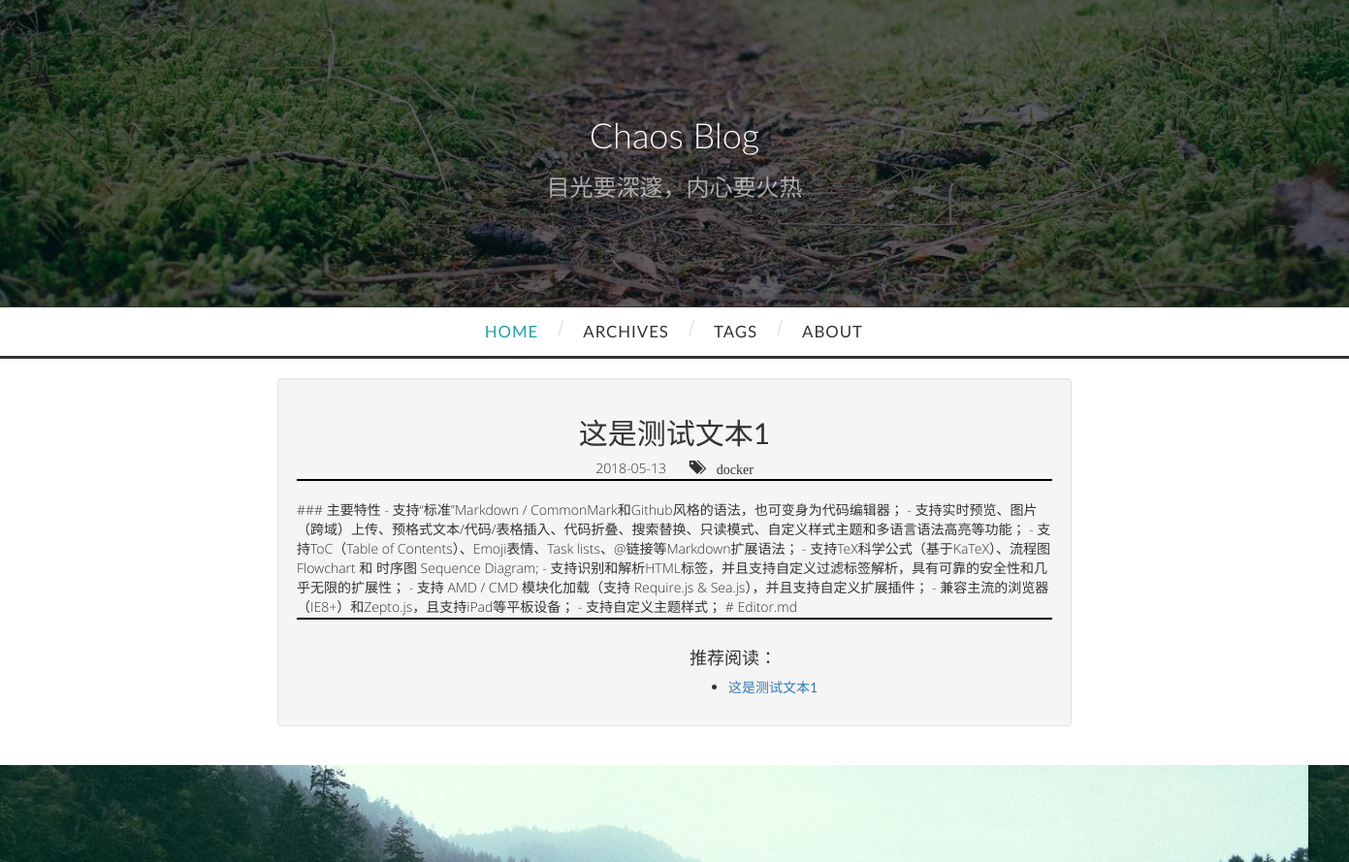
The page /topic/1 on the database its author committed.
### models/topic.py (models this page shows, shortened)
class Topics(db.Model):
	__tablename__ = 'topics'
	title = db.Column(db.String(50))
	id = db.Column(db.Integer, primary_key=True)
	content = db.Column(db.Text)
	author_id = db.Column(db.Integer)
	tag_id = db.Column(db.Integer, db.ForeignKey('tags.id'))
	pic_url = db.Column(db.String(200))
	createTime = db.Column(db.DateTime)
	def __init__(self):
		self.createTime = datetime.datetime.now()
		self.author_id = '1'

### models/tags.py (models this page shows, shortened)
class Tags(db.Model):
	__tablename__ = 'tags'
	id = db.Column(db.Integer, primary_key=True)
	tag_name = db.Column(db.String(20))
	topic = db.relationship(
		'Topics',
		backref='tag',
		lazy='dynamic',
	)

### view_fun/index.py (the view)
@index_blueprint.route('/topic/<topicId>',methods=['GET'])
def detail(topicId):
	topic = Topics()
	topicObj = topic.query.filter_by(id=topicId).first()
	if topicObj:
		tags = topicObj.tag
		reconTopic = tags.topic.limit(4)
		return render_template('index/detail.html', topicObj=topicObj, reconTopic=reconTopic)
	else:
		return abort(404)

### app.py (called while the page is built)
def createApp():
	app = Flask(__name__)
	sysstr = platform.system()
	if sysstr == 'Linux':
		app.config.from_object(ProdConfig)
	else:
		app.config.from_object(DevConfig)
	Bootstrap(app)
	db.init_app(app)
	login_opt.init_app(app)
	app.register_blueprint(index)
	app.register_blueprint(admin)
	@app.before_request
	def create_data():
		db.create_all()
	if not app.debug:
		import logging
		from logging.handlers import RotatingFileHandler
		fileHandler = RotatingFileHandler('logfile/Myblog.log', mode='a', maxBytes=1*1024*1024, backupCount=10)
		formatStr = '%(asctime)s %(levelname)s: %(message)s [%(pathname)s:%(lineno)d]'
		logFormate = logging.Formatter(formatStr)
		fileHandler.setFormatter(logFormate)
		app.logger.setLevel(logging.INFO)
		fileHandler.setLevel(logging.INFO)
		app.logger.addHandler(fileHandler)
		app.logger.info('Myblog startup')
	return app

### templates/index/detail.html
{% extends "base.html" %}
{% block page_content %}
    {{ super() }}
<div class="container">
    <div class="row">
        <section id="main">
            <div class="archives-wrap  well">
            <header class="article-header">
                <h2 class="thumb text-center" class="article-title" itemprop="name">
                    {{topicObj.title}}
                </h2>
             </header>
            <div class="article-meta text-center">
            <span>
              {{topicObj.createTime.strftime('%Y-%m-%d')}}
            </span>
            <span class="article-category-link glyphicon glyphicon-tags">
            {{topicObj.tag.tag_name}}
            </span>
            </div>
            <hr class="hr">
            <div class="center-block">
                {{topicObj.content|safe}}
            </div>
            <hr class="hr">
            <div class="container">
                <div class="row">
                    <div class="col-lg-4 col-lg-offset-4">
                        <h4>推荐阅读：</h4>
                        <ul>
                            {% if reconTopic %}
                                {% for i in reconTopic %}
                                    <li>
                                        <a href="{{url_for('index.detail', topicId=i.id)}}">
                                            {{i.title}}
                                        </a>
                                    </li>
                                {% endfor %}
                            {% endif %}
                        </ul>
                    </div>
                </div>
            </div>
        </div>
        </section>
    </div>
</div>
{% endblock %}

### static/css/llita.css (style rules this page uses)
.archives-wrap { margin: 0 auto !important; width: 70%; }
@media screen and (min-width: 768px) { #main { display: inline; width: 64.70588235294117%; margin: 0 0.980392156862745%; } }

### static/css/picsum.css (style rules this page uses)
body { font-family: "Open Sans","Helvetica Neue",Helvetica,Arial,§-serif !important; }
h1, h2, h3, h4, h5, h6, a { font-family: "Lato","Helvetica Neue",Helvetica,Arial,sans-serif !important; }

### static/css/mycss.css (style rules this page uses)
.article-category-link { display: inline-block !important; margin-left: 20px !important; }
.hr { margin-top: 1px; border-top-width: 2px; border-top-style: solid; border-top-color: black; }
body,button, input, select, textarea,h1 ,h2, h3, h4, h5, h6 { font-family: Microsoft YaHei,'宋体' , Tahoma, Helvetica, Arial, "\5b8b\4f53", sans-serif; }

### rows shown on the page
Topics: title "这是测试文本1", createTime "2018-05-13", content "### 主要特性 - 支持“标准”Markdown / CommonMark和Github风格的语法，也可变身为代码编辑器； - 支持实时预览、图片（跨域）上传、预格式文本/代码/表格插入、代码折叠、搜索替换、只读模式、自定义样式主题和多语言语法高亮等功能； - 支持ToC（Table of Contents）、Emoji表情、Task lists、@链接等Markdown扩展语法； - 支持TeX科学公式（基于KaTeX）、流程图 Flowchart 和 时序图 Sequence Diagram; - 支持识别和解析HTML标签，并且支持自定义过滤标签解析，具有可靠的安全性和几乎无限的扩展性； - 支持 AMD / CMD 模块化加载（支持 Require.js & Sea.js），并且支持自定义扩展插件； - 兼容主流的浏览器（IE8+）和Zepto.js，且支持iPad等平板设备； - 支持自定义主题样式； # Editor.md"
Tags: tag.tag_name "docker"
